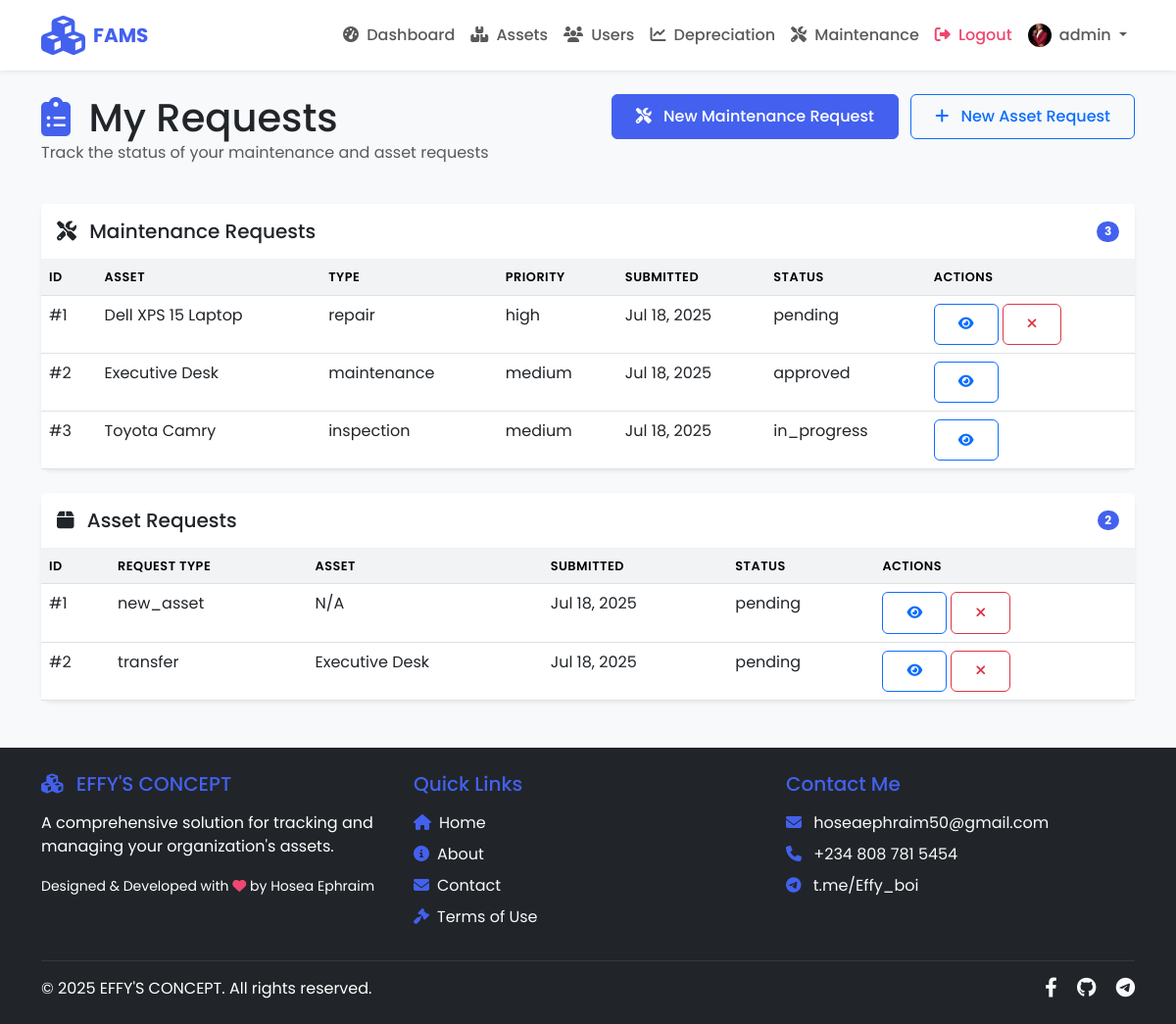
Screenshot of /user/requests.php (signed in) with the database file from the repository.
### tables this page shows
CREATE TABLE IF NOT EXISTS `maintenance_requests` (
  `request_id` INT AUTO_INCREMENT PRIMARY KEY,
  `asset_id` INT NOT NULL,
  `user_id` INT NOT NULL,
  `request_type` ENUM('repair','maintenance','inspection','other') NOT NULL,
  `priority` ENUM('low','medium','high','critical') NOT NULL DEFAULT 'medium',
  `description` TEXT NOT NULL,
  `request_date` TIMESTAMP DEFAULT CURRENT_TIMESTAMP,
  `status` ENUM('pending','approved','in_progress','completed','rejected') DEFAULT 'pending',
  `approved_by` INT,
  `approved_date` DATETIME,
  `completion_date` DATETIME,
  `notes` TEXT,
  `created_at` TIMESTAMP DEFAULT CURRENT_TIMESTAMP,
  FOREIGN KEY (`asset_id`) REFERENCES `assets`(`asset_id`),
  FOREIGN KEY (`user_id`) REFERENCES `users`(`user_id`),
  FOREIGN KEY (`approved_by`) REFERENCES `users`(`user_id`)
);

CREATE TABLE IF NOT EXISTS `assets` (
  `asset_id` INT AUTO_INCREMENT PRIMARY KEY,
  `asset_name` VARCHAR(100) NOT NULL,
  `asset_type` VARCHAR(50),
  `purchase_date` DATE,
  `purchase_cost` DECIMAL(12,2),
  `acquisition_value` DECIMAL(12,2),
  `current_value` DECIMAL(12,2),
  `last_valuation_date` DATE,
  `location` VARCHAR(100),
  `location_details` VARCHAR(255),
  `status` ENUM('active','inactive','disposed') DEFAULT 'active',
  `assigned_to` INT,
  `asset_image` VARCHAR(255),
  `created_at` TIMESTAMP DEFAULT CURRENT_TIMESTAMP,
  FOREIGN KEY (`assigned_to`) REFERENCES `users`(`user_id`)
);

CREATE TABLE IF NOT EXISTS `asset_requests` (
  `request_id` INT AUTO_INCREMENT PRIMARY KEY,
  `user_id` INT NOT NULL,
  `request_type` ENUM('new_asset','transfer','disposal','return') NOT NULL,
  `asset_id` INT,
  `asset_type` VARCHAR(100),
  `reason` TEXT NOT NULL,
  `request_date` TIMESTAMP DEFAULT CURRENT_TIMESTAMP,
  `status` ENUM('pending','approved','in_progress','completed','rejected') DEFAULT 'pending',
  `approved_by` INT,
  `approved_date` DATETIME,
  `completion_date` DATETIME,
  `notes` TEXT,
  FOREIGN KEY (`user_id`) REFERENCES `users`(`user_id`),
  FOREIGN KEY (`asset_id`) REFERENCES `assets`(`asset_id`) ON DELETE SET NULL,
  FOREIGN KEY (`approved_by`) REFERENCES `users`(`user_id`) ON DELETE SET NULL,
  INDEX `idx_asset_requests_status` (`status`),
  INDEX `idx_asset_requests_user` (`user_id`)
);

### user/requests.php (the view, shortened to what this page needs)
<?php
require_once '../includes/config.php';
$stmt = $pdo->prepare('
    SELECT mr.*, a.asset_name, a.asset_type
    FROM maintenance_requests mr
    JOIN assets a ON mr.asset_id = a.asset_id
    WHERE mr.user_id = ?
    ORDER BY mr.request_date DESC
');
$stmt->execute([$_SESSION['user_id']]);
$maintenance_requests = $stmt->fetchAll();
$stmt = $pdo->prepare('
    SELECT ar.*, a.asset_name, a.asset_type
    FROM asset_requests ar
    LEFT JOIN assets a ON ar.asset_id = a.asset_id
    WHERE ar.user_id = ?
    ORDER BY ar.request_date DESC
');
$stmt->execute([$_SESSION['user_id']]);
$asset_requests = $stmt->fetchAll();
require_once '../includes/header.php';
?>
<div class="container py-4">
    <div class="row mb-4">
        <div class="col-md-6">
            <h1 class="mb-0"><i class="fas fa-clipboard-list me-2 text-primary"></i> My Requests</h1>
            <p class="text-muted">Track the status of your maintenance and asset requests</p>
        </div>
        <div class="col-md-6 text-md-end">
            <a href="maintenance-request.php" class="btn btn-primary me-2">
                <i class="fas fa-tools me-2"></i> New Maintenance Request
            </a>
            <a href="asset-request.php" class="btn btn-outline-primary">
                <i class="fas fa-plus me-2"></i> New Asset Request
            </a>
        </div>
    </div>
    <div class="card mb-4 shadow-sm">
        <div class="card-header bg-white d-flex justify-content-between align-items-center py-3">
            <h5 class="mb-0"><i class="fas fa-tools me-2"></i> Maintenance Requests</h5>
            <span class="badge bg-primary rounded-pill"><?php echo count($maintenance_requests); ?></span>
        </div>
        <div class="card-body p-0">
            <?php if (count($maintenance_requests) > 0): ?>
                <div class="table-responsive">
                    <table class="table table-hover mb-0">
                        <thead class="table-light">
                            <tr>
                                <th>ID</th>
                                <th>Asset</th>
                                <th>Type</th>
                                <th>Priority</th>
                                <th>Submitted</th>
                                <th>Status</th>
                                <th>Actions</th>
                            </tr>
                        </thead>
                        <tbody>
                            <?php foreach ($maintenance_requests as $request): ?>
                                <tr>
                                    <td>#<?php echo $request['request_id']; ?></td>
                                    <td><?php echo htmlspecialchars($request['asset_name']); ?></td>
                                    <td>
                                        <?php
                                        $type_badges = [
                                            'repair' => '<span class="badge bg-danger">Repair</span>',
                                            'maintenance' => '<span class="badge bg-info">Maintenance</span>',
                                            'inspection' => '<span class="badge bg-warning">Inspection</span>',
                                            'other' => '<span class="badge bg-secondary">Other</span>'
                                        ];
                                        echo $type_badges[$request['request_type']] ?? $request['request_type'];
                                        ?>
                                    </td>
                                    <td>
                                        <?php
                                        $priority_badges = [
                                            'low' => '<span class="badge bg-success">Low</span>',
                                            'medium' => '<span class="badge bg-info">Medium</span>',
                                            'high' => '<span class="badge bg-warning">High</span>',
                                            'critical' => '<span class="badge bg-danger">Critical</span>'
                                        ];
                                        echo $priority_badges[$request['priority']] ?? $request['priority'];
                                        ?>
                                    </td>
                                    <td><?php echo date('M d, Y', strtotime($request['request_date'])); ?></td>
                                    <td>
                                        <?php
                                        $status_badges = [
                                            'pending' => '<span class="badge bg-warning">Pending</span>',
                                            'approved' => '<span class="badge bg-info">Approved</span>',
                                            'in_progress' => '<span class="badge bg-primary">In Progress</span>',
                                            'completed' => '<span class="badge bg-success">Completed</span>',
                                            'rejected' => '<span class="badge bg-danger">Rejected</span>',
                                            'cancelled' => '<span class="badge bg-secondary">Cancelled</span>'
                                        ];
                                        echo $status_badges[$request['status']] ?? $request['status'];
                                        ?>
                                    </td>
                                    <td>
                                        <button class="btn btn-sm btn-outline-primary" data-bs-toggle="modal" data-bs-target="#viewRequestModal"
                                            data-request-id="<?php echo $request['request_id']; ?>"
                                            data-request-type="maintenance"
                                            data-asset="<?php echo htmlspecialchars($request['asset_name']); ?>"
                                            data-description="<?php echo htmlspecialchars($request['description']); ?>"
                                            data-status="<?php echo $request['status']; ?>"
                                            data-notes="<?php echo htmlspecialchars($request['notes'] ?? ''); ?>">
                                            <i class="fas fa-eye"></i>
                                        </button>
                                        <?php if ($request['status'] === 'pending'): ?>
                                            <a href="requests.php?cancel=<?php echo $request['request_id']; ?>&type=maintenance" class="btn btn-sm btn-outline-danger" onclick="return confirm('Are you sure you want to cancel this request?');">
                                                <i class="fas fa-times"></i>
                                            </a>
                                        <?php endif; ?>
                                    </td>
                                </tr>
                            <?php endforeach; ?>
                        </tbody>
                    </table>
                </div>
            <?php endif; ?>
        </div>
    </div>
    <div class="card shadow-sm">
        <div class="card-header bg-white d-flex justify-content-between align-items-center py-3">
            <h5 class="mb-0"><i class="fas fa-box me-2"></i> Asset Requests</h5>
            <span class="badge bg-primary rounded-pill"><?php echo count($asset_requests); ?></span>
        </div>
        <div class="card-body p-0">
            <?php if (count($asset_requests) > 0): ?>
                <div class="table-responsive">
                    <table class="table table-hover mb-0">
                        <thead class="table-light">
                            <tr>
                                <th>ID</th>
                                <th>Request Type</th>
                                <th>Asset</th>
                                <th>Submitted</th>
                                <th>Status</th>
                                <th>Actions</th>
                            </tr>
                        </thead>
                        <tbody>
                            <?php foreach ($asset_requests as $request): ?>
                                <tr>
                                    <td>#<?php echo $request['request_id']; ?></td>
                                    <td>
                                        <?php
                                        $type_badges = [
                                            'new_asset' => '<span class="badge bg-success">New Asset</span>',
                                            'transfer' => '<span class="badge bg-info">Transfer</span>',
                                            'disposal' => '<span class="badge bg-warning">Disposal</span>',
                                            'return' => '<span class="badge bg-secondary">Return</span>'
                                        ];
                                        echo $type_badges[$request['request_type']] ?? $request['request_type'];
                                        ?>
                                    </td>
                                    <td>
                                        <?php
                                        if ($request['asset_id']) {
                                            echo htmlspecialchars($request['asset_name']);
                                        } elseif ($request['asset_type']) {
                                            echo htmlspecialchars($request['asset_type']) . ' (Requested)';
                                        } else {
                                            echo 'N/A';
                                        }
                                        ?>
                                    </td>
                                    <td><?php echo date('M d, Y', strtotime($request['request_date'])); ?></td>
                                    <td>
                                        <?php
                                        $status_badges = [
                                            'pending' => '<span class="badge bg-warning">Pending</span>',
                                            'approved' => '<span class="badge bg-info">Approved</span>',
                                            'rejected' => '<span class="badge bg-danger">Rejected</span>',
                                            'completed' => '<span class="badge bg-success">Completed</span>',
                                            'cancelled' => '<span class="badge bg-secondary">Cancelled</span>'
                                        ];
                                        echo $status_badges[$request['status']] ?? $request['status'];
                                        ?>
                                    </td>
                                    <td>
                                        <button class="btn btn-sm btn-outline-primary" data-bs-toggle="modal" data-bs-target="#viewRequestModal"
                                            data-request-id="<?php echo $request['request_id']; ?>"
                                            data-request-type="asset"
                                            data-asset="<?php echo htmlspecialchars($request['asset_name'] ?? $request['asset_type'] ?? 'N/A'); ?>"
                                            data-description="<?php echo htmlspecialchars($request['reason']); ?>"
                                            data-status="<?php echo $request['status']; ?>"
                                            data-notes="<?php echo htmlspecialchars($request['notes'] ?? ''); ?>">
                                            <i class="fas fa-eye"></i>
                                        </button>
                                        <?php if ($request['status'] === 'pending'): ?>
                                            <a href="requests.php?cancel=<?php echo $request['request_id']; ?>&type=asset" class="btn btn-sm btn-outline-danger" onclick="return confirm('Are you sure you want to cancel this request?');">
                                                <i class="fas fa-times"></i>
                                            </a>
                                        <?php endif; ?>
                                    </td>
                                </tr>
                            <?php endforeach; ?>
                        </tbody>
                    </table>
                </div>
            <?php endif; ?>
        </div>
    </div>
</div>
<?php require_once '../includes/footer.php'; ?>

### assets/css/style.css (style rules this page uses)
:root { --primary: #4361ee; --primary-dark: #3a56d4; --secondary: #7209b7; --success: #38b000; --info: #4cc9f0; --warning: #f8961e; --danger: #ef476f; --light: #f8f9fa; --dark: #212529; --gray: #6c757d; --gray-light: #f1f3f5; --body-bg: #f8f9fa; --sidebar-bg: #ffffff; --card-bg: #ffffff; }
body { font-family: 'Poppins', -apple-system, BlinkMacSystemFont, 'Segoe UI', Roboto, Oxygen, Ubuntu, Cantarell, 'Open Sans', 'Helvetica Neue', sans-serif; background-color: var(--body-bg); color: var(--dark); }
.card { border: none; border-radius: 10px; box-shadow: 0 4px 20px rgba(0, 0, 0, 0.05); transition: transform 0.3s, box-shadow 0.3s; margin-bottom: 1.5rem; }
.card-header { background-color: transparent; border-bottom: 1px solid rgba(0, 0, 0, 0.05); font-weight: 600; }
.table { border-collapse: separate; border-spacing: 0; }
.table thead th { background-color: var(--gray-light); border-top: none; font-weight: 600; text-transform: uppercase; font-size: 0.8rem; letter-spacing: 0.5px; }
.btn { border-radius: 6px; padding: 0.6rem 1.5rem; font-weight: 500; }
.btn-primary { background-color: var(--primary); border-color: var(--primary); }
.text-primary { color: var(--primary) !important; }
.bg-primary { background-color: var(--primary) !important; }

### rows the page displays
maintenance_requests: request_id "1", asset.asset_name "Dell XPS 15 Laptop", request_type "repair", priority "high", request_date "Jul 18, 2025", status "pending"
maintenance_requests: request_id "2", asset.asset_name "Executive Desk", request_type "maintenance", priority "medium", request_date "Jul 18, 2025", status "approved"
maintenance_requests: request_id "3", asset.asset_name "Toyota Camry", request_type "inspection", priority "medium", request_date "Jul 18, 2025", status "in_progress"
asset_requests: request_id "1", request_type "new_asset", shows "N/A", request_date "Jul 18, 2025", status "pending"
asset_requests: request_id "2", request_type "transfer", asset.asset_name "Executive Desk", request_date "Jul 18, 2025", status "pending"

### other values shown
$_SESSION['username'] "admin"
count($maintenance_requests) "3"
count($asset_requests) "2"
